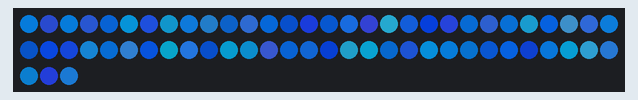
Recording of a sketch running on a simulated Arduino Uno, built with avr-gcc and run on an emulated ATmega328P. On the bench: 63 RGB LEDs in strip order, left to right, continuing on the next row. Dim RGB values are drawn brighter than linear; random numbers use the default seed unless the sketch sets one.

Above: at 0.12 s.
At 5.02 s:
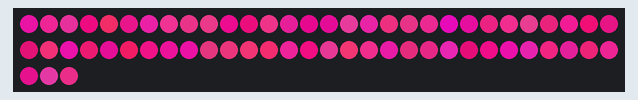
At 10.06 s:
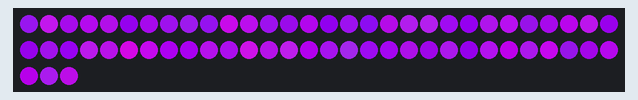
At 20.03 s:
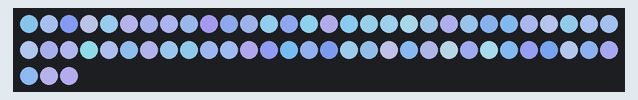
At 29.98 s:
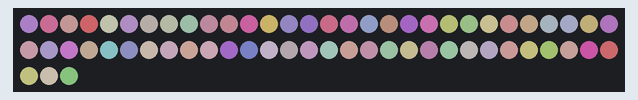
At 39.94 s:
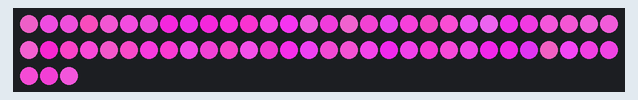

The sketch:

karl.ino
```cpp
#include <Adafruit_NeoPixel.h>

#define PIN 3 // Digital pin connected to the NeoPixels
#define NUMPIXELS 63 // Number of NeoPixels in your strip
#define DELAYLENGTH 50 // Delay in ms at the end of each loop iteration

Adafruit_NeoPixel pixels = Adafruit_NeoPixel(NUMPIXELS, PIN, NEO_GRB + NEO_KHZ800);

// Structure to store color information
struct Color {
  int r, g, b;
};

// Array to store start and target colors for each LED
Color startColor[NUMPIXELS];
Color targetColor[NUMPIXELS];

// Maximum brightness value for each RGB value
const int maxBrightness = 255;

// Amplitude of random noise around source/target color
const int noiseRange = 30;

void setup() {
  pixels.begin(); // Initialize the NeoPixel library
  randomSeed(analogRead(0)); // Initialize the random number generator

  Color source = sampleRandomColor();
  Color target = sampleRandomColor();
  Color noise = {0, 0, 0};

  // Initialize start and target colors for each LED
  for (int i = 0; i < NUMPIXELS; i++) {
    noise = getRandomNoiseColor();
    startColor[i] = applyNoiseToColor(source, noise);

    noise = getRandomNoiseColor();
    targetColor[i] = applyNoiseToColor(target, noise);
  }
}

void loop() {
  static float t = 0.0; // Interpolation parameter (between 0.0 and 1.0)
  t += 0.01; // Increment interpolation parameter

  if (t > 1.0) {
    t = 0.0; // Reset interpolation parameter
    Color target = sampleRandomColor();

    // Generate new target colors for each LED
    for (int i = 0; i < NUMPIXELS; i++) {
      startColor[i] = targetColor[i]; // Set current target as new start

      Color noise = getRandomNoiseColor();
      targetColor[i] = applyNoiseToColor(target, noise);
    }
  }

  for (int i = 0; i < NUMPIXELS; i++) {
    // Interpolate between start and target colors
    int red = (1 - t) * startColor[i].r + t * targetColor[i].r;
    int green = (1 - t) * startColor[i].g + t * targetColor[i].g;
    int blue = (1 - t) * startColor[i].b + t * targetColor[i].b;

    pixels.setPixelColor(i, pixels.Color(red, green, blue));
  }

  pixels.show();
  delay(DELAYLENGTH);
}

Color sampleRandomColor(){
  // Sampling with random(x) is exclusive of x.
  Color rgb = {
    random(maxBrightness + 1),
    random(maxBrightness + 1),
    random(maxBrightness + 1)};
  return rgb;
}

Color getRandomNoiseColor(){
  Color noise = {
        random(-noiseRange, noiseRange),
        random(-noiseRange, noiseRange),
        random(-noiseRange, noiseRange)
  };
  return noise;
}

Color applyNoiseToColor(Color rgb, Color noise){
  Color result = {
      min(max(rgb.r + noise.r, 0), 255),
      min(max(rgb.g + noise.g, 0), 255),
      min(max(rgb.b + noise.b, 0), 255),
    };
  return result;
}
```
